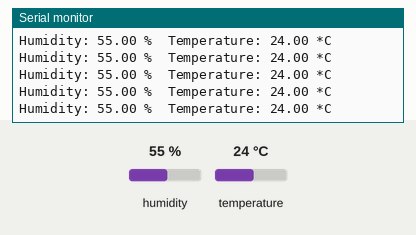
This sketch was run on a simulated Arduino Uno, built with avr-gcc and run on an emulated ATmega328P. Shown: the last lines printed to the serial monitor. Inputs (shaded band) come from the test bench; at power-on: humidity 55 %, temperature 24 °C.

Above: at 3.3 s.
3.4 s: humidity set to 22 %
At 5.0 s:
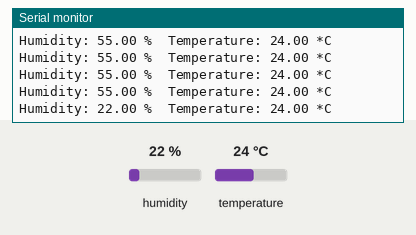
6.2 s: temperature set to 12 °C
At 6.2 s:
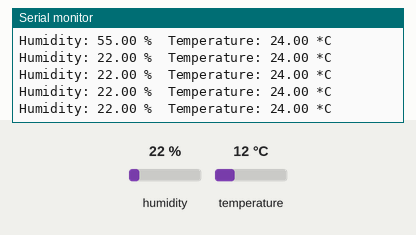
9.0 s: humidity set to 40 %
At 9.5 s:
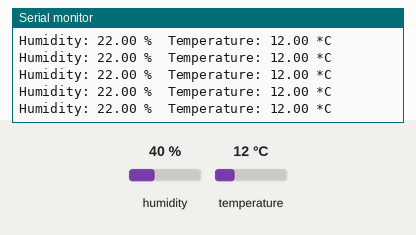
Timing chart, 0 to 12.0 s (numbered marks = the images above; inputs shaded):
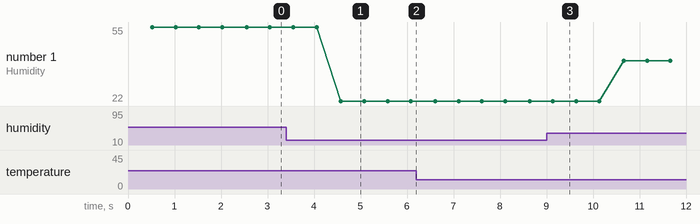

The sketch:

DHT_web.ino
```cpp
#include <DHT.h>
//#include <DHT_U.h>

#define DHTPIN 4      // 你可以修改为实际连接的引脚
#define DHTTYPE DHT11 // DHT11 或 DHT22

DHT dht(DHTPIN, DHTTYPE);

void setup() {
  Serial.begin(115200);
  Serial.println("DHTxx test!");

  dht.begin();
}

void loop() {
  delay(500);

  float h = dht.readHumidity();
  float t = dht.readTemperature();

  if (isnan(h) || isnan(t)) {
    Serial.println("Failed to read from DHT sensor!");
    return;
  }

  Serial.print("Humidity: ");
  Serial.print(h);
  Serial.print(" %\t");
  Serial.print("Temperature: ");
  Serial.print(t);
  Serial.println(" *C");
}
```

Measured:
- after the input at 3.4 s, the serial monitor: prints a new line after 1.2 s (image 1)
- plotted number 1: 55 → 22 after the input at 3.4 s, 22 → 40 after the input at 9.0 s
